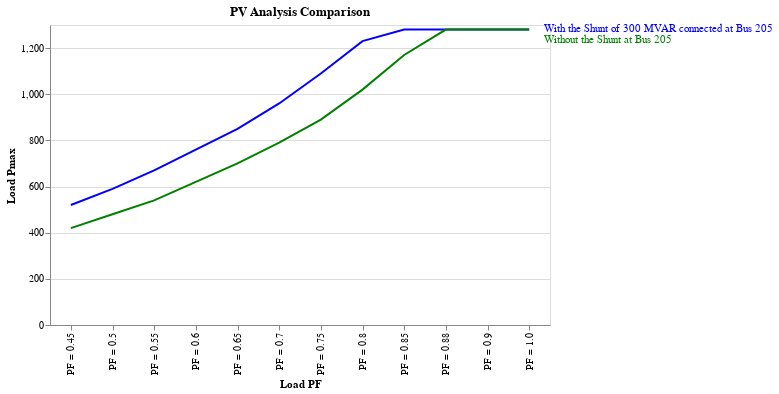

Notebook cell for this chart:
### Code cell
function_plot('Load Pmax_x','Load Pmax_y','Load Pmax')

### Figure 1 — Vega-Lite specification as saved in the notebook (floating-point values rounded to 4 significant figures)
{"config": {"view": {"continuousWidth": 300, "continuousHeight": 300}}, "layer": [{"mark": {"type": "line", "color": "blue"}, "encoding": {"x": {"field": "load_PF", "title": "Load PF", "type": "nominal"}, "y": {"field": "Load Pmax_x", "title": "Load Pmax", "type": "quantitative"}}, "title": "PV Analysis Comparison"}, {"mark": {"type": "text", "align": "left", "color": "blue", "dx": 15, "dy": -1}, "encoding": {"text": {"condition": {"test": "(datum.load_PF === 'PF = 1.0')", "value": "With the Shunt of 300 MVAR connected at Bus 205"}, "value": ""}, "x": {"field": "load_PF", "title": "Load PF", "type": "nominal"}, "y": {"field": "Load Pmax_x", "title": "Load Pmax", "type": "quantitative"}}, "title": "PV Analysis Comparison"}, {"layer": [{"mark": {"type": "line", "color": "green"}, "encoding": {"x": {"field": "load_PF", "title": "Load PF", "type": "nominal"}, "y": {"field": "Load Pmax_y", "title": "Load Pmax", "type": "quantitative"}}}, {"mark": {"type": "text", "align": "left", "color": "green", "dx": 15, "dy": 10}, "encoding": {"text": {"condition": {"test": "(datum.load_PF === 'PF = 1.0')", "value": "Without the Shunt at Bus 205"}, "value": ""}, "x": {"field": "load_PF", "title": "Load PF", "type": "nominal"}, "y": {"field": "Load Pmax_y", "title": "Load Pmax", "type": "quantitative"}}}]}], "data": {"name": "data-5b2813c09dcc29f8c5754bcd1bad10f1"}, "width": 500, "$schema": "https://vega.github.io/schema/vega-lite/v5.20.1.json", "datasets": {"data-5b2813c09dcc29f8c5754bcd1bad10f1": [{"load_PF": "PF = 0.45", "Bus Voltage_x": 0.88, "Maximum Incremental Transfer_x": 500, "Load Pmax_x": 520.0, "Load Qmax_x": 1032.0, "Pgen 206 URBGEN_x": 137.0, "Qgen 206 URBGEN_x": 600.0, "Pgen 211 HYDRO_G_x": 616.2, "Qgen 211 HYDRO_G_x": 396.1, "Bus Voltage_y": 0.84, "Maximum Incremental Transfer_y": 400, "Load Pmax_y": 420.0, "Load Qmax_y": 833.5, "Pgen 206 URBGEN_y": 39.85, "Qgen 206 URBGEN_y": 600.0, "Pgen 211 HYDRO_G_y": 616.2, "Qgen 211 HYDRO_G_y": 400.0}, {"load_PF": "PF = 0.5", "Bus Voltage_x": 0.88, "Maximum Incremental Transfer_x": 570, "Load Pmax_x": 590.0, "Load Qmax_x": 1022.0, "Pgen 206 URBGEN_x": 205.5, "Qgen 206 URBGEN_x": 600.0, "Pgen 211 HYDRO_G_x": 616.2, "Qgen 211 HYDRO_G_x": 384.2, "Bus Voltage_y": 0.84, "Maximum Incremental Transfer_y": 460, "Load Pmax_y": 480.0, "Load Qmax_y": 831.4, "Pgen 206 URBGEN_y": 99.93, "Qgen 206 URBGEN_y": 600.0, "Pgen 211 HYDRO_G_y": 616.2, "Qgen 211 HYDRO_G_y": 400.0}, {"load_PF": "PF = 0.55", "Bus Voltage_x": 0.88, "Maximum Incremental Transfer_x": 650, "Load Pmax_x": 670.0, "Load Qmax_x": 1017.0, "Pgen 206 URBGEN_x": 284.3, "Qgen 206 URBGEN_x": 600.0, "Pgen 211 HYDRO_G_x": 616.2, "Qgen 211 HYDRO_G_x": 386.6, "Bus Voltage_y": 0.85, "Maximum Incremental Transfer_y": 520, "Load Pmax_y": 540.0, "Load Qmax_y": 819.7, "Pgen 206 URBGEN_y": 159.2, "Qgen 206 URBGEN_y": 600.0, "Pgen 211 HYDRO_G_y": 616.2, "Qgen 211 HYDRO_G_y": 400.0}, {"load_PF": "PF = 0.6", "Bus Voltage_x": 0.88, "Maximum Incremental Transfer_x": 740, "Load Pmax_x": 760.0, "Load Qmax_x": 1013.0, "Pgen 206 URBGEN_x": 378.9, "Qgen 206 URBGEN_x": 600.0, "Pgen 211 HYDRO_G_x": 616.2, "Qgen 211 HYDRO_G_x": 396.7, "Bus Voltage_y": 0.83, "Maximum Incremental Transfer_y": 600, "Load Pmax_y": 620.0, "Load Qmax_y": 826.5, "Pgen 206 URBGEN_y": 239.8, "Qgen 206 URBGEN_y": 600.0, "Pgen 211 HYDRO_G_y": 616.2, "Qgen 211 HYDRO_G_y": 400.0}, {"load_PF": "PF = 0.65", "Bus Voltage_x": 0.88, "Maximum Incremental Transfer_x": 830, "Load Pmax_x": 850.0, "Load Qmax_x": 993.6, "Pgen 206 URBGEN_x": 468.6, "Qgen 206 URBGEN_x": 600.0, "Pgen 211 HYDRO_G_x": 616.2, "Qgen 211 HYDRO_G_x": 381.9, "Bus Voltage_y": 0.84, "Maximum Incremental Transfer_y": 680, "Load Pmax_y": 700.0, "Load Qmax_y": 818.3, "Pgen 206 URBGEN_y": 319.1, "Qgen 206 URBGEN_y": 600.0, "Pgen 211 HYDRO_G_y": 616.2, "Qgen 211 HYDRO_G_y": 400.0}, {"load_PF": "PF = 0.7", "Bus Voltage_x": 0.88, "Maximum Incremental Transfer_x": 940, "Load Pmax_x": 960.0, "Load Qmax_x": 979.2, "Pgen 206 URBGEN_x": 576.3, "Qgen 206 URBGEN_x": 600.0, "Pgen 211 HYDRO_G_x": 616.2, "Qgen 211 HYDRO_G_x": 382.4, "Bus Voltage_y": 0.84, "Maximum Incremental Transfer_y": 770, "Load Pmax_y": 790.0, "Load Qmax_y": 805.8, "Pgen 206 URBGEN_y": 408.9, "Qgen 206 URBGEN_y": 600.0, "Pgen 211 HYDRO_G_y": 616.2, "Qgen 211 HYDRO_G_y": 400.0}, {"load_PF": "PF = 0.75", "Bus Voltage_x": 0.88, "Maximum Incremental Transfer_x": 1070, "Load Pmax_x": 1090.0, "Load Qmax_x": 960.8, "Pgen 206 URBGEN_x": 705.3, "Qgen 206 URBGEN_x": 600.0, "Pgen 211 HYDRO_G_x": 616.2, "Qgen 211 HYDRO_G_x": 395.2, "Bus Voltage_y": 0.85, "Maximum Incremental Transfer_y": 870, "Load Pmax_y": 890.0, "Load Qmax_y": 784.5, "Pgen 206 URBGEN_y": 508.9, "Qgen 206 URBGEN_y": 600.0, "Pgen 211 HYDRO_G_y": 616.2, "Qgen 211 HYDRO_G_y": 400.0}, {"load_PF": "PF = 0.8", "Bus Voltage_x": 0.88, "Maximum Incremental Transfer_x": 1210, "Load Pmax_x": 1230.0, "Load Qmax_x": 922.5, "Pgen 206 URBGEN_x": 855.0, "Qgen 206 URBGEN_x": 600.0, "Pgen 211 HYDRO_G_x": 616.2, "Qgen 211 HYDRO_G_x": 385.5, "Bus Voltage_y": 0.85, "Maximum Incremental Transfer_y": 1000, "Load Pmax_y": 1020.0, "Load Qmax_y": 765.0, "Pgen 206 URBGEN_y": 639.0, "Qgen 206 URBGEN_y": 600.0, "Pgen 211 HYDRO_G_y": 616.2, "Qgen 211 HYDRO_G_y": 400.0}, {"load_PF": "PF = 0.85", "Bus Voltage_x": 0.92, "Maximum Incremental Transfer_x": 1260, "Load Pmax_x": 1280.0, "Load Qmax_x": 793.0, "Pgen 206 URBGEN_x": 893.4, "Qgen 206 URBGEN_x": 600.0, "Pgen 211 HYDRO_G_x": 616.2, "Qgen 211 HYDRO_G_x": 171.6, "Bus Voltage_y": 0.86, "Maximum Incremental Transfer_y": 1150, "Load Pmax_y": 1170.0, "Load Qmax_y": 724.8, "Pgen 206 URBGEN_y": 789.1, "Qgen 206 URBGEN_y": 600.0, "Pgen 211 HYDRO_G_y": 616.2, "Qgen 211 HYDRO_G_y": 400.0}, {"load_PF": "PF = 0.88", "Bus Voltage_x": 0.95, "Maximum Incremental Transfer_x": 1260, "Load Pmax_x": 1280.0, "Load Qmax_x": 690.6, "Pgen 206 URBGEN_x": 892.9, "Qgen 206 URBGEN_x": 600.0, "Pgen 211 HYDRO_G_x": 616.2, "Qgen 211 HYDRO_G_x": 20.59, "Bus Voltage_y": 0.87, "Maximum Incremental Transfer_y": 1260, "Load Pmax_y": 1280.0, "Load Qmax_y": 690.6, "Pgen 206 URBGEN_y": 899.1, "Qgen 206 URBGEN_y": 600.0, "Pgen 211 HYDRO_G_y": 616.2, "Qgen 211 HYDRO_G_y": 400.0}, {"load_PF": "PF = 0.9", "Bus Voltage_x": 0.97, "Maximum Incremental Transfer_x": 1260, "Load Pmax_x": 1280.0, "Load Qmax_x": 619.5, "Pgen 206 URBGEN_x": 892.5, "Qgen 206 URBGEN_x": 600.0, "Pgen 211 HYDRO_G_x": 616.2, "Qgen 211 HYDRO_G_x": -70.6, "Bus Voltage_y": 0.9, "Maximum Incremental Transfer_y": 1260, "Load Pmax_y": 1280.0, "Load Qmax_y": 619.5, "Pgen 206 URBGEN_y": 898.8, "Qgen 206 URBGEN_y": 600.0, "Pgen 211 HYDRO_G_y": 616.2, "Qgen 211 HYDRO_G_y": 289.4}, {"load_PF": "PF = 1.0", "Bus Voltage_x": 0.99, "Maximum Incremental Transfer_x": 1260, "Load Pmax_x": 1280.0, "Load Qmax_x": 0.0, "Pgen 206 URBGEN_x": 889.0, "Qgen 206 URBGEN_x": 0.0, "Pgen 211 HYDRO_G_x": 616.2, "Qgen 211 HYDRO_G_x": -100.0, "Bus Voltage_y": 0.98, "Maximum Incremental Transfer_y": 1260, "Load Pmax_y": 1280.0, "Load Qmax_y": 0.0, "Pgen 206 URBGEN_y": 888.8, "Qgen 206 URBGEN_y": 275.5, "Pgen 211 HYDRO_G_y": 616.2, "Qgen 211 HYDRO_G_y": -100.0}]}}
